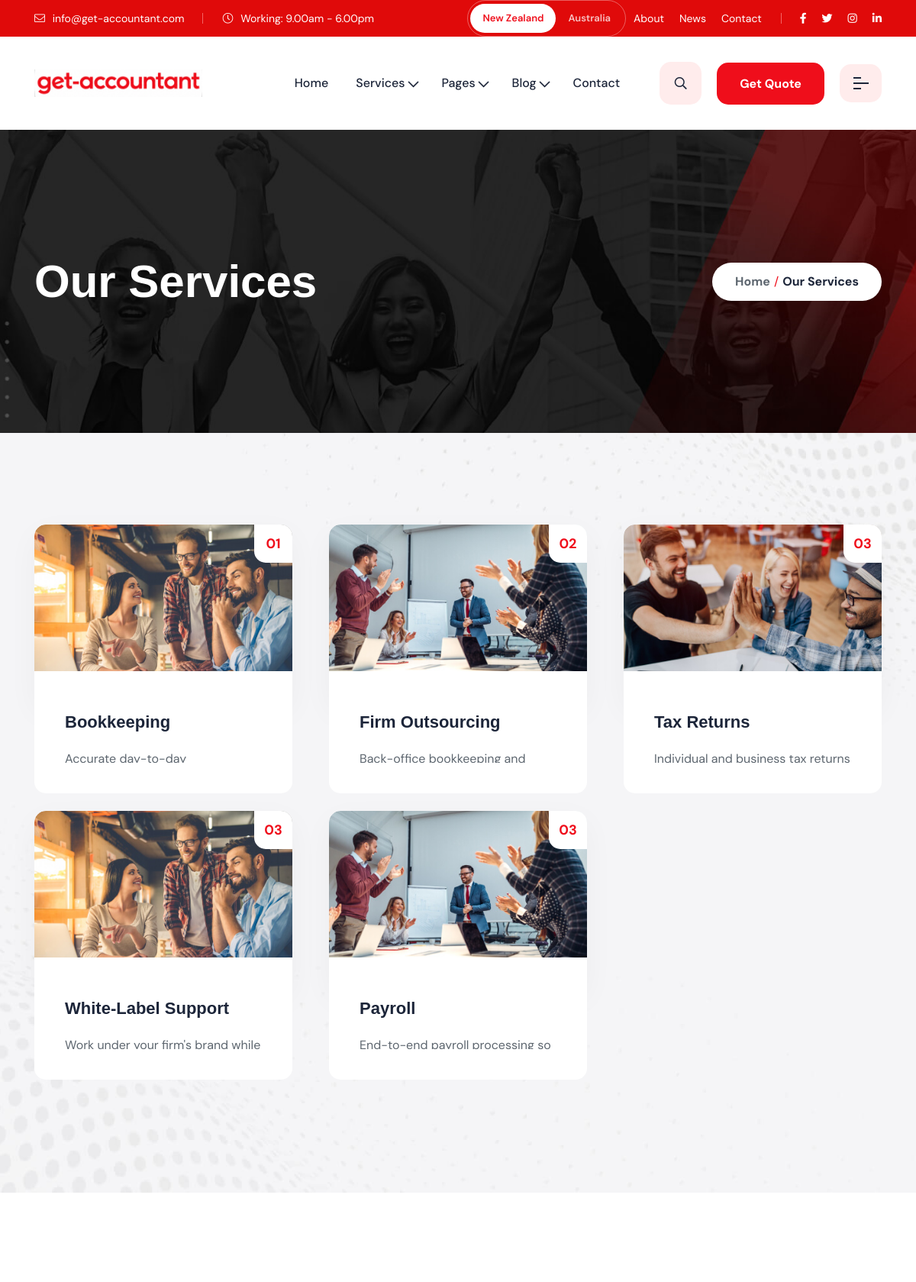
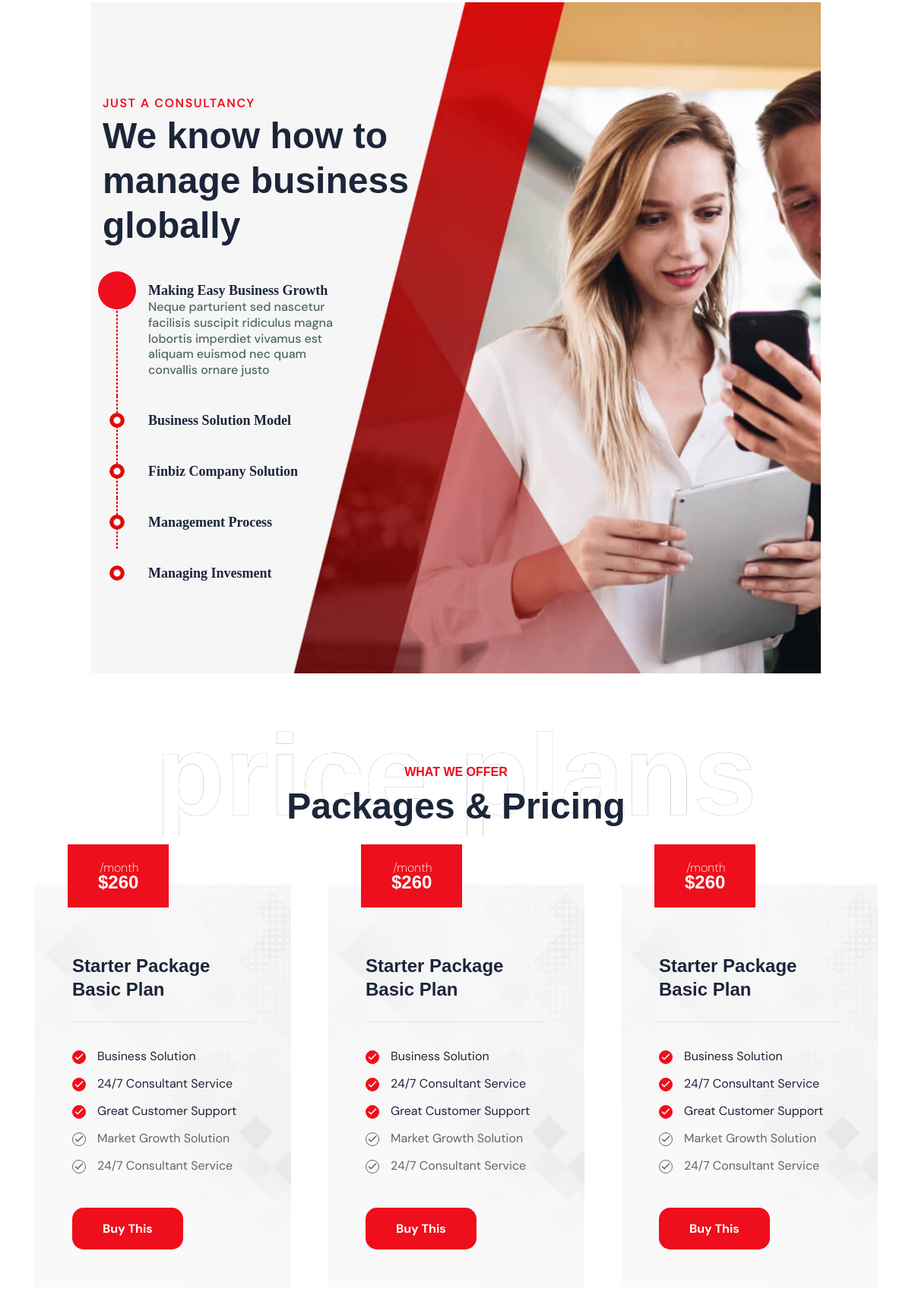
/our-service.php (upper part), run on the app's committed database (2 pictures, top to bottom).
### tables this page shows
CREATE TABLE IF NOT EXISTS services (
    id                INT UNSIGNED AUTO_INCREMENT PRIMARY KEY,
    title             VARCHAR(190)        NOT NULL,
    slug              VARCHAR(190)        NOT NULL UNIQUE,
    branch            ENUM('bookkeeping','firm_outsourcing') NOT NULL DEFAULT 'bookkeeping',
    short_description VARCHAR(400)                 DEFAULT NULL,
    description       LONGTEXT                     DEFAULT NULL,
    icon              VARCHAR(120)                 DEFAULT NULL,
    image             VARCHAR(255)                 DEFAULT NULL,
    sort_order        INT                 NOT NULL DEFAULT 0,
    created_at        DATETIME            NOT NULL DEFAULT CURRENT_TIMESTAMP
);

### includes/functions.php (called while the page is built, shortened)
<?php
function e(?string $value): string
{
    return htmlspecialchars($value ?? '', ENT_QUOTES, 'UTF-8');
}

### our-service.php (the view, shortened to what this page needs)
<?php
$services = [];
if ($pdo = db()) {
    try {
        $services = $pdo->query('SELECT * FROM services ORDER BY sort_order ASC, id ASC')->fetchAll();
    } catch (Throwable $e) {
        $services = [];
    }
}
require __DIR__ . '/includes/header.php';
?>
    <div class="rts-breadcrumb-area breadcrumb-bg bg_image">
        <div class="container">
            <div class="flex flex-wrap -mx-[15px] items-center">
                <div class="xl:w-1/2 px-[15px] lg:w-1/2 md:w-1/2 sm:w-full w-full breadcrumb-1">
                    <h1 class="title">Our Services</h1>
                </div>
                <div class="xl:w-1/2 px-[15px] lg:w-1/2 md:w-1/2 sm:w-full w-full">
                    <div class="bread-tag">
                        <a href='index.php'>Home</a>
                        <span> / </span>
                        <a class='active' href='our-service.php'>Our Services</a>
                    </div>
                </div>
            </div>
        </div>
    </div>
    <div class="rts-service-area rts-section-gapTop pb--200 service-two-bg bg_image">
        <div class="container">
            <div class="flex flex-wrap -mx-[24px] [&>*]:!px-[24px] service padding-controler">
                <?php
                $__images = ['02', '03', '04'];
                $__i = 0;
                foreach ($services as $service):
                    $__thumbClass = $__i === 0 ? '' : ($__i === 1 ? 'two' : 'three');
                    $__img = $__images[$__i % count($__images)];
                    $__i++;
                ?>
                <div class="xl:w-1/3 px-[15px] md:w-1/2 sm:w-full w-full pb--140 pb_md--100">
                    <div class="service-two-inner">
                        <a class='thumbnail <?php echo $__thumbClass; ?>' href='service-details.php?slug=<?php echo urlencode($service['slug']); ?>'><img src="<?php echo e($service['image'] ?: 'assets/images/service/' . $__img . '.jpg'); ?>" alt="<?php echo e($service['title']); ?>"></a>
                        <div class="body-content">
                            <div class="hidden-area">
                                <h3 class="title"><?php echo e($service['title']); ?></h3>
                                <p class="dsic">
                                    <?php echo e($service['short_description']); ?>
                                </p>
                            </div>
                        </div>
                    </div>
                </div>
                <?php endforeach; ?>
            </div>
        </div>
    </div>
    <div class="rts-accordion-area service rts-section-gap">
        <div class="accordion-service-bg bg_image ptb--120 ptb_md--80 ptb_sm--60">
            <div class="container">
                <div class="flex flex-wrap -mx-[15px]">
                    <div class="xl:w-1/2 px-[15px]">
                        <div class="accordion-service-inner">
                            <div class="title-area-start">
                                <span class="sub color-primary">JUST A CONSULTANCY</span>
                                <h2 class="title">We know how to manage
                                    business globally</h2>
                            </div>
                            <div class="accordion-area">
                                <div class="accordion" id="accordionExample">
                                    <div class="accordion-item">
                                        <h2 class="accordion-header" id="headingOne">
                                            <button class="accordion-button" type="button" data-bs-toggle="collapse" data-bs-target="#collapseOne" aria-expanded="true" aria-controls="collapseOne">
                                                Making Easy Business Growth
                                            </button>
                                        </h2>
                                        <div id="collapseOne" class="accordion-collapse collapse show" aria-labelledby="headingOne" data-bs-parent="#accordionExample">
                                            <div class="accordion-body">
                                                Neque parturient sed nascetur facilisis suscipit ridiculus magna lobortis imperdiet vivamus est aliquam euismod nec quam convallis ornare justo
                                            </div>
                                        </div>
                                    </div>
                                    <div class="accordion-item">
                                        <h2 class="accordion-header" id="headingTwo">
                                            <button class="accordion-button collapsed" type="button" data-bs-toggle="collapse" data-bs-target="#collapseTwo" aria-expanded="false" aria-controls="collapseTwo">
                                                Business Solution Model
                                            </button>
                                        </h2>
                                    </div>
                                    <div class="accordion-item">
                                        <h2 class="accordion-header" id="headingThree">
                                            <button class="accordion-button collapsed" type="button" data-bs-toggle="collapse" data-bs-target="#collapseThree" aria-expanded="false" aria-controls="collapseThree">
                                                Finbiz Company Solution
                                            </button>
                                        </h2>
                                    </div>
                                    <div class="accordion-item">
                                        <h2 class="accordion-header" id="headingFour">
                                            <button class="accordion-button collapsed" type="button" data-bs-toggle="collapse" data-bs-target="#collapseFour" aria-expanded="false" aria-controls="collapseFour">
                                                Management Process
                                            </button>
                                        </h2>
                                    </div>
                                    <div class="accordion-item">
                                        <h2 class="accordion-header" id="headingFive">
                                            <button class="accordion-button collapsed" type="button" data-bs-toggle="collapse" data-bs-target="#collapseFive" aria-expanded="false" aria-controls="collapseFive">
                                                Managing Invesment
                                            </button>
                                        </h2>
                                    </div>
                                </div>
                            </div>
                        </div>
                    </div>
                </div>
            </div>
        </div>
    </div>
    <div class="rts-pricing-area rts-section-gapBottom">
        <div class="container">
            <div class="flex flex-wrap -mx-[15px]">
                <div class="w-full px-[15px]">
                    <div class="rts-title-area pricing-planes text-center">
                        <p class="pre-title">
                            What We Offer
                        </p>
                        <h2 class="title">Packages & Pricing</h2>
                    </div>
                </div>
            </div>
            <div class="flex flex-wrap -mx-[24px] [&>*]:!px-[24px] mt--50">
                <div class="xl:w-1/3 px-[15px] lg:w-1/2 md:w-1/2 sm:w-full w-full">
                    <div class="pricing-wrapper-one">
                        <div class="plane-process">
                            <span>/month</span>
                            <h3 class="title h5">$260</h3>
                        </div>
                        <div class="pricing-header-start">
                            <span class="pre-title h5">Starter Package</span>
                            <h3 class="title h5">
                                Basic Plan
                            </h3>
                        </div>
                        <div class="pricing-body">
                            <div class="single-pricing available">
                                <div class="icon">
                                    <i class="far fa-check"></i>
                                </div>
                                <span class="price-details">Business Solution</span>
                            </div>
                            <div class="single-pricing available">
                                <div class="icon">
                                    <i class="far fa-check"></i>
                                </div>
                                <span class="price-details">24/7 Consultant Service</span>
                            </div>
                            <div class="single-pricing available">
                                <div class="icon">
                                    <i class="far fa-check"></i>
                                </div>
                                <span class="price-details">Great Customer Support</span>
                            </div>
                            <div class="single-pricing">
                                <div class="icon">
                                    <i class="far fa-check"></i>
                                </div>
                                <span class="price-details">Market Growth Solution</span>
                            </div>
                            <div class="single-pricing">
                                <div class="icon">
                                    <i class="far fa-check"></i>
                                </div>
                                <span class="price-details">24/7 Consultant Service</span>
                            </div>
                            <a class='rts-btn btn-primary' href='contactus.php'>Buy This</a>
                        </div>
                    </div>
                </div>
                <div class="xl:w-1/3 px-[15px] lg:w-1/2 md:w-1/2 sm:w-full w-full mt_sm--80">
                    <div class="pricing-wrapper-one">
                        <div class="plane-process">
                            <span>/month</span>
                            <h3 class="title h5">$260</h3>
                        </div>
                        <div class="pricing-header-start">
                            <span class="pre-title h5">Starter Package</span>
                            <h3 class="title h5">
                                Basic Plan
                            </h3>
                        </div>
                        <div class="pricing-body">
                            <div class="single-pricing available">
                                <div class="icon">
                                    <i class="far fa-check"></i>
                                </div>
                                <span class="price-details">Business Solution</span>
                            </div>
                            <div class="single-pricing available">
                                <div class="icon">
                                    <i class="far fa-check"></i>
                                </div>
                                <span class="price-details">24/7 Consultant Service</span>
                            </div>
                            <div class="single-pricing available">
                                <div class="icon">
                                    <i class="far fa-check"></i>
                                </div>
                                <span class="price-details">Great Customer Support</span>
                            </div>
                            <div class="single-pricing">
                                <div class="icon">
                                    <i class="far fa-check"></i>
                                </div>
                                <span class="price-details">Market Growth Solution</span>
                            </div>
                            <div class="single-pricing">
                                <div class="icon">
                                    <i class="far fa-check"></i>
                                </div>
                                <span class="price-details">24/7 Consultant Service</span>
                            </div>
                            <a class='rts-btn btn-primary' href='contactus.php'>Buy This</a>
                        </div>
                    </div>
                </div>
                <div class="xl:w-1/3 px-[15px] lg:w-1/2 md:w-1/2 sm:w-full w-full mt_md--80 mt_sm--80">
                    <div class="pricing-wrapper-one">
                        <div class="plane-process">
                            <span>/month</span>
                            <h3 class="title h5">$260</h3>
                        </div>
                        <div class="pricing-header-start">
                            <span class="pre-title h5">Starter Package</span>
                            <h3 class="title h5">
                                Basic Plan
                            </h3>
                        </div>
                        <div class="pricing-body">
                            <div class="single-pricing available">
                                <div class="icon">
                                    <i class="far fa-check"></i>
                                </div>
                                <span class="price-details">Business Solution</span>
                            </div>
                            <div class="single-pricing available">
                                <div class="icon">
                                    <i class="far fa-check"></i>
                                </div>
                                <span class="price-details">24/7 Consultant Service</span>
                            </div>
                            <div class="single-pricing available">
                                <div class="icon">
                                    <i class="far fa-check"></i>
                                </div>
                                <span class="price-details">Great Customer Support</span>
                            </div>
                            <div class="single-pricing">
                                <div class="icon">
                                    <i class="far fa-check"></i>
                                </div>
                                <span class="price-details">Market Growth Solution</span>
                            </div>
                            <div class="single-pricing">
                                <div class="icon">
                                    <i class="far fa-check"></i>
                                </div>
                                <span class="price-details">24/7 Consultant Service</span>
                            </div>
                            <a class='rts-btn btn-primary' href='contactus.php'>Buy This</a>
                        </div>
                    </div>
                </div>
            </div>
        </div>
    </div>
<?php require __DIR__ . '/includes/footer.php'; ?>

### data on the page
services: title "Bookkeeping", short_description "Accurate day-to-day…"
services: title "Firm Outsourcing", short_description "Back-office bookkeeping and…"
services: shows a picture, title "Tax Returns", short_description "Individual and business tax returns…"
services: title "White-Label Support", short_description "Work under your firm's brand while…"
services: title "Payroll", short_description "End-to-end payroll processing so…"

### other printed values
BUSINESS_EMAIL "info@get-accountant.com"
